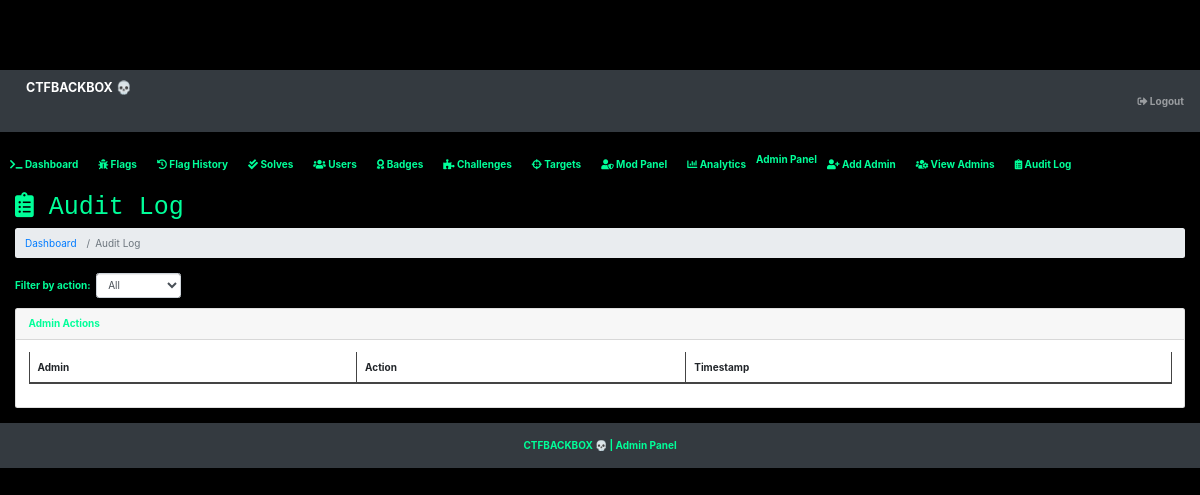
The page /admin/auditlog.php (signed in) on the database as committed earlier.
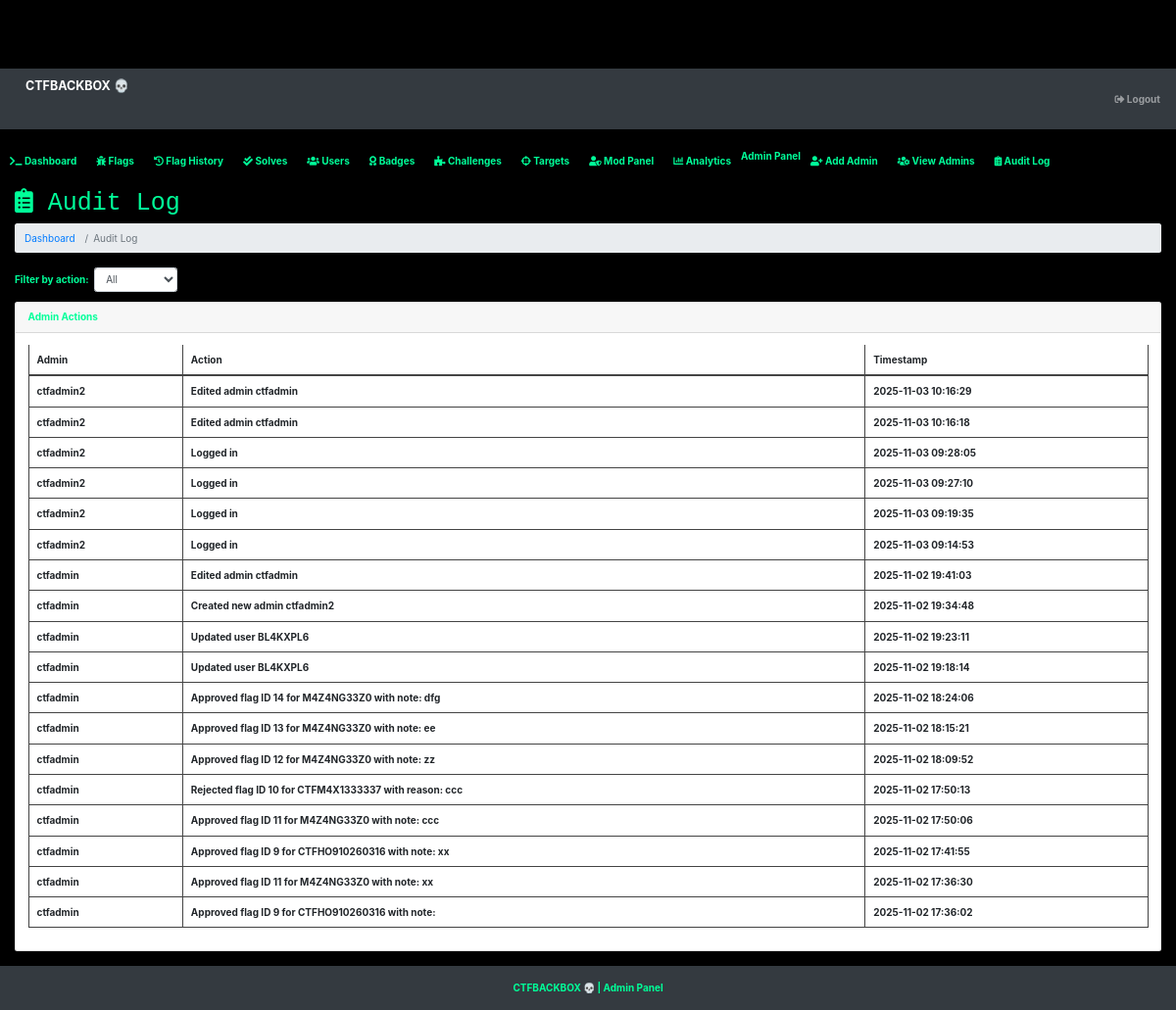
The same page on the database as committed later.
### tables this page shows
CREATE TABLE `auditlog` (
  `id` int(11) NOT NULL,
  `admin` varchar(50) DEFAULT NULL,
  `action` text,
  `timestamp` timestamp NOT NULL DEFAULT CURRENT_TIMESTAMP
);

### admin/auditlog.php (the view, shortened to what this page needs)
<?php
include 'header.php';
include 'config.php';
$where = '';
$logs = mysqli_query($conn, "SELECT * FROM auditlog $where ORDER BY timestamp DESC");
?>
<div id="layoutSidenav_content">
<main>
<div class="container-fluid">
    <h1 class="mt-4"><i class="fas fa-clipboard-list"></i> Audit Log</h1>
    <ol class="breadcrumb mb-4">
        <li class="breadcrumb-item"><a href="dashboard.php">Dashboard</a></li>
        <li class="breadcrumb-item active">Audit Log</li>
    </ol>
    <div class="mb-3">
        <form method="GET" class="form-inline">
            <label class="mr-2 text-green">Filter by action:</label>
            <select name="action" class="form-control mr-2" onchange="this.form.submit()">
                <option value="">All</option>
            </select>
        </form>
    </div>
    <div class="card mb-4">
        <div class="card-header text-green">Admin Actions</div>
        <div class="card-body">
            <div class="table-responsive">
                <table class="table table-bordered text-green" id="auditTable" width="100%" cellspacing="0">
                    <thead>
                        <tr>
                            <th>Admin</th>
                            <th>Action</th>
                            <th>Timestamp</th>
                        </tr>
                    </thead>
                    <tbody>
                        <?php while ($row = mysqli_fetch_array($logs)) { ?>
                        <tr>
                            <td><?php echo htmlentities($row['admin']); ?></td>
                            <td><?php echo htmlentities($row['action']); ?></td>
                            <td><?php echo htmlentities($row['timestamp']); ?></td>
                        </tr>
                        <?php } ?>
                    </tbody>
                </table>
            </div>
        </div>
    </div>
</div>
</main>
<?php include 'footer.php'; ?>
<link rel="stylesheet" href="https://cdn.datatables.net/1.13.6/css/jquery.dataTables.min.css">

Rows that differ between the two databases and show on the page:
added auditlog: admin "ctfadmin2", action "Edited admin ctfadmin", timestamp "2025-11-03 10:16:29"
added auditlog: admin "ctfadmin2", action "Edited admin ctfadmin", timestamp "2025-11-03 10:16:18"
added auditlog: admin "ctfadmin2", action "Logged in", timestamp "2025-11-03 09:28:05"
added auditlog: admin "ctfadmin2", action "Logged in", timestamp "2025-11-03 09:27:10"
added auditlog: admin "ctfadmin2", action "Logged in", timestamp "2025-11-03 09:19:35"
added auditlog: admin "ctfadmin2", action "Logged in", timestamp "2025-11-03 09:14:53"
added auditlog: admin "ctfadmin", action "Edited admin ctfadmin", timestamp "2025-11-02 19:41:03"
added auditlog: admin "ctfadmin", action "Created new admin ctfadmin2", timestamp "2025-11-02 19:34:48"
added auditlog: admin "ctfadmin", action "Updated user BL4KXPL6", timestamp "2025-11-02 19:23:11"
added auditlog: admin "ctfadmin", action "Updated user BL4KXPL6", timestamp "2025-11-02 19:18:14"
added auditlog: admin "ctfadmin", action "Approved flag ID 14 for M4Z4NG33Z0 with note: dfg", timestamp "2025-11-02 18:24:06"
added auditlog: admin "ctfadmin", action "Approved flag ID 13 for M4Z4NG33Z0 with note: ee", timestamp "2025-11-02 18:15:21"
added auditlog: admin "ctfadmin", action "Approved flag ID 12 for M4Z4NG33Z0 with note: zz", timestamp "2025-11-02 18:09:52"
added auditlog: admin "ctfadmin", action "Rejected flag ID 10 for CTFM4X1333337 with reason: ccc", timestamp "2025-11-02 17:50:13"
added auditlog: admin "ctfadmin", action "Approved flag ID 11 for M4Z4NG33Z0 with note: ccc", timestamp "2025-11-02 17:50:06"
added auditlog: admin "ctfadmin", action "Approved flag ID 9 for CTFHO910260316 with note: xx", timestamp "2025-11-02 17:41:55"
added auditlog: admin "ctfadmin", action "Approved flag ID 11 for M4Z4NG33Z0 with note: xx", timestamp "2025-11-02 17:36:30"
added auditlog: admin "ctfadmin", action "Approved flag ID 9 for CTFHO910260316 with note:", timestamp "2025-11-02 17:36:02"
